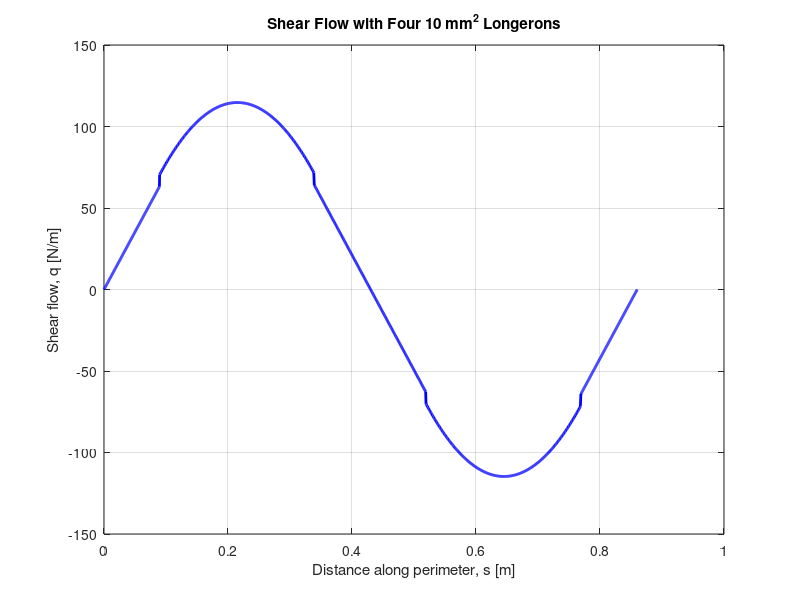

Recreate this plot in MATLAB. (Note: this script raises an error after producing the figure.)
clc;
clear;
close all;

%% ============================================================
% CLOSED RECTANGULAR SECTION WITH 4 CORNER LONGERONS
% BOOM CONTRIBUTION INCLUDED IN SHEAR FLOW
% ============================================================

%% ---------------- INPUTS ----------------

Vy = -50;              % Vertical shear force [N]

b = 0.180;             % Width [m]
h = 0.250;             % Height [m]

t = 1e-3;              % Skin thickness [m]

A_L = 10e-6;           % Area of EACH longeron [m^2]
                       % = 10 mm^2

N = 300;               % Points per skin panel


%% ============================================================
% LONGERON LOCATIONS
% ============================================================

% Start cut at middle of top panel and travel clockwise.
%
%             CUT
%              |
%       ----------------
%       |              |
%       |              |
%       |              |
%       ----------------
%
% Corners:
%
% 1 = top-left
% 2 = bottom-left
% 3 = bottom-right
% 4 = top-right

xB = [-b/2, -b/2,  b/2,  b/2];
yB = [ h/2, -h/2, -h/2,  h/2];


%% ============================================================
% SECOND MOMENT OF AREA
% ============================================================

% ---- Skin contribution ----

Ixx_skin = ...
      2*(b*t)*(h/2)^2 ...
    + 2*t*h^3/12;


% ---- Longerons contribution ----

Ixx_long = sum(A_L .* yB.^2);


% ---- Total ----

Ixx = Ixx_skin + Ixx_long;


%% ============================================================
% CREATE CLOSED SKIN CONTOUR
% CUT AT MIDDLE OF TOP PANEL
% ============================================================

% Top-left half
x1 = linspace(0, -b/2, N);
y1 = (h/2)*ones(1,N);

% Left wall
x2 = (-b/2)*ones(1,N);
y2 = linspace(h/2, -h/2, N);

% Bottom wall
x3 = linspace(-b/2, b/2, N);
y3 = (-h/2)*ones(1,N);

% Right wall
x4 = (b/2)*ones(1,N);
y4 = linspace(-h/2, h/2, N);

% Top-right half
x5 = linspace(b/2, 0, N);
y5 = (h/2)*ones(1,N);


% Combine
x = [x1, ...
     x2(2:end), ...
     x3(2:end), ...
     x4(2:end), ...
     x5(2:end)];

y = [y1, ...
     y2(2:end), ...
     y3(2:end), ...
     y4(2:end), ...
     y5(2:end)];

x = x(:);
y = y(:);


%% ============================================================
% SHEAR FLOW CALCULATION
%
% q_b = -(Vy/Ixx) * Q
%
% Q = integral(y*t*ds) + SUM(A_i*y_i)
%
% Longeron contributions are added when the contour passes
% each corner longeron.
% ============================================================

qb = zeros(size(x));

Q_skin = 0;
Q_boom = 0;

% Track which longerons have already been encountered
boom_used = false(1,4);


for i = 2:length(x)

    % --------------------------------------------------------
    % Skin contribution over current small segment
    % --------------------------------------------------------

    dx = x(i) - x(i-1);
    dy = y(i) - y(i-1);

    ds = sqrt(dx^2 + dy^2);

    y_avg = 0.5*(y(i-1) + y(i));

    dQ_skin = y_avg * t * ds;

    Q_skin = Q_skin + dQ_skin;


    % --------------------------------------------------------
    % Check whether a longeron is encountered
    % --------------------------------------------------------

    for k = 1:4

        if ~boom_used(k)

            distance_to_boom = ...
                sqrt((x(i)-xB(k))^2 + ...
                     (y(i)-yB(k))^2);

            if distance_to_boom < ds*1.5

                % Boom contribution:
                %
                % Q_boom += A_L * y_boom

                Q_boom = Q_boom + A_L*yB(k);

                boom_used(k) = true;

            end
        end
    end


    % --------------------------------------------------------
    % Total first moment
    % --------------------------------------------------------

    Q = Q_skin + Q_boom;


    % --------------------------------------------------------
    % Basic shear flow
    % --------------------------------------------------------

    qb(i) = -(Vy/Ixx)*Q;

end


%% ============================================================
% CLOSED CELL CONSTANT SHEAR FLOW q0
% ============================================================

% Compatibility:
%
%      integral(q/t ds) = 0
%
% q = qb + q0
%
% therefore
%
% q0 =
% - integral(qb/t ds)
% --------------------
%   integral(ds/t)

int_qb_t = 0;
int_1_t  = 0;

for i = 2:length(x)

    dx = x(i)-x(i-1);
    dy = y(i)-y(i-1);

    ds = sqrt(dx^2 + dy^2);

    qb_avg = 0.5*(qb(i-1)+qb(i));

    int_qb_t = int_qb_t + qb_avg/t*ds;

    int_1_t = int_1_t + ds/t;

end


q0 = -int_qb_t/int_1_t;


%% ============================================================
% TOTAL SHEAR FLOW
% ============================================================

q = qb + q0;


%% ============================================================
% RESULTS
% ============================================================

fprintf('\n');
fprintf('====================================================\n');
fprintf(' CLOSED RECTANGULAR SECTION WITH LONGERONS\n');
fprintf('====================================================\n');

fprintf('Vy                    = %.3f N\n', Vy);

fprintf('\nGeometry:\n');
fprintf('Width                 = %.1f mm\n', b*1000);
fprintf('Height                = %.1f mm\n', h*1000);
fprintf('Skin thickness        = %.2f mm\n', t*1000);

fprintf('\nLongeron:\n');
fprintf('Area of each longeron = %.2f mm^2\n', A_L*1e6);
fprintf('Number of longerons   = 4\n');

fprintf('\nSecond moments:\n');
fprintf('Ixx skin              = %.6e m^4\n', Ixx_skin);
fprintf('Ixx longerons         = %.6e m^4\n', Ixx_long);
fprintf('Ixx total             = %.6e m^4\n', Ixx);

fprintf('\nClosed-cell correction:\n');
fprintf('q0                    = %.6f N/m\n', q0);

fprintf('\nShear flow:\n');
fprintf('qb,max                = %.3f N/m\n', max(qb));
fprintf('qb,min                = %.3f N/m\n', min(qb));

fprintf('q,max                 = %.3f N/m\n', max(q));
fprintf('q,min                 = %.3f N/m\n', min(q));

fprintf('abs(q)_max            = %.3f N/m\n', max(abs(q)));

fprintf('====================================================\n');


%% ============================================================
% DISTANCE ALONG PERIMETER
% ============================================================

s = zeros(size(x));

for i = 2:length(x)

    ds = sqrt( ...
        (x(i)-x(i-1))^2 + ...
        (y(i)-y(i-1))^2 );

    s(i) = s(i-1) + ds;

end


%% ============================================================
% SHEAR FLOW PLOT
% ============================================================

figure('Color','w');

plot(s,q,'b-','LineWidth',2);

grid on;

xlabel('Distance along perimeter, s [m]');
ylabel('Shear flow, q [N/m]');

title('Shear Flow with Four 10 mm^2 Longerons');

yline(0,'k--');


%% ============================================================
% SECTION + LONGERONS
% ============================================================

figure('Color','w');

plot(x,y,'k-','LineWidth',1.5);
hold on;

plot(xB,yB,'ro',...
     'MarkerSize',9,...
     'MarkerFaceColor','r');

axis equal;
grid on;

xlabel('x [m]');
ylabel('y [m]');

title('Rectangular Closed Section with Corner Longerons');

legend('Skin','Longerons');


%% ============================================================
% DISPLAY BOOM CONTRIBUTIONS
% ============================================================

fprintf('\nLongeron Q contributions:\n');

for k = 1:4

    Qk = A_L*yB(k);

    fprintf(['Longeron %d: x = %.1f mm, y = %.1f mm, ', ...
             'A*y = %.6e m^3\n'], ...
             k, ...
             xB(k)*1000, ...
             yB(k)*1000, ...
             Qk);

end
